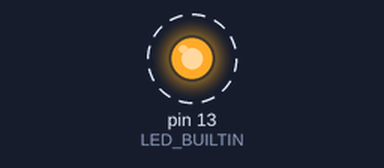
A sketch run on a simulated Arduino Uno, built with avr-gcc and run on an emulated ATmega328P. On the bench: output pins drawn as LEDs (lit = HIGH). Dashed ring = blinking. What the sketch prints to the serial monitor is not drawn.

Above: at 1.12 s.
Timing chart, 0 to 4.0 s (numbered marks = the images above):
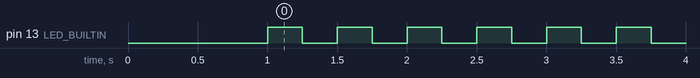

Measured:
- by itself, pin 13 (LED_BUILTIN): alternates HIGH for 0.25 s and LOW for 0.25 s

The sketch:

pico_flash_test.ino
```cpp
void setup() {
  pinMode(LED_BUILTIN, OUTPUT);

  Serial.begin(115200);
  delay(1000);                 // while(!Serial) 제거
  Serial.println("pico works");
}

void loop() {
  static int cnt = 0;

  digitalWrite(LED_BUILTIN, HIGH);
  delay(250);
  digitalWrite(LED_BUILTIN, LOW);
  delay(250);

  Serial.print("cnt=");
  Serial.println(cnt++);
}
```
